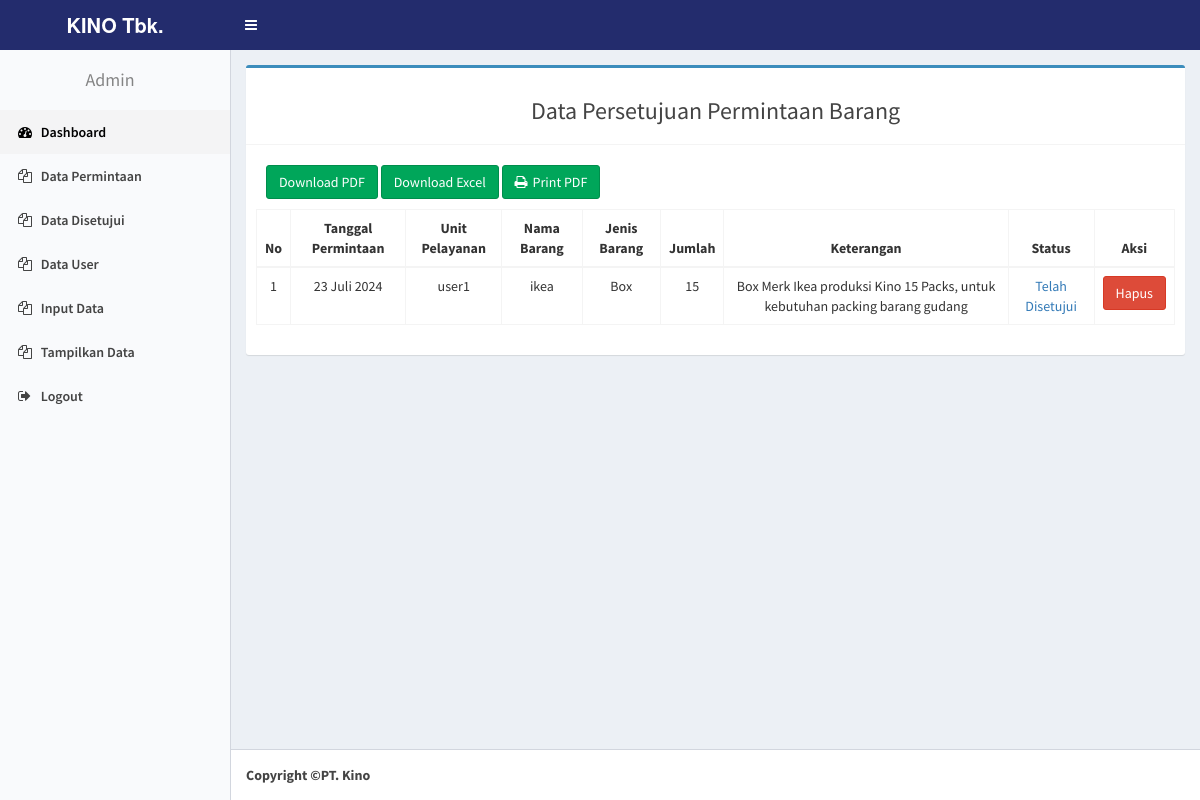
Page /admin_gudang/index.php?p=disetujui on the committed database.
### tables this page shows
CREATE TABLE `permintaan` (
  `id_permintaan` int(100) NOT NULL,
  `unit` varchar(20) NOT NULL,
  `kode_brg` varchar(20) NOT NULL,
  `jumlah` int(11) NOT NULL,
  `tgl_permintaan` date NOT NULL,
  `status` int(11) NOT NULL,
  `nama_barang` varchar(50) NOT NULL,
  `jenis_barang` varchar(50) NOT NULL,
  `keterangan` text NOT NULL
);

### fungsi/fungsi.php (called while the page is built)
<?php
	function tanggal_indo($tanggal) {
		$bulan = array(1=>'Januari',
						  'Februari',
						  'Maret',
						  'April',
						  'Mei',
						  'Juni',
						  'Juli',
						  'Agustus',
						  'September',
						  'Oktober',
						  'November',
						  'Desember'
				);
		$split = explode('-', $tanggal);
		$tanggal_indo = $split[2] . ' ' . $bulan[(int)$split[1]] . ' ' . $split[0];
		return $tanggal_indo;
	}
?>

### admin_gudang/disetujui.php (the view, shortened to what this page needs)
<?php
    include "../fungsi/koneksi.php";
	include "../fungsi/fungsi.php";
    $query = mysqli_query($koneksi, "SELECT * FROM permintaan WHERE status=1 ORDER BY tgl_permintaan DESC ");
?>
<section class="content">
    <div class="row">
        <div class="col-sm-12">
             <div class="box box-primary">
                <div class="box-header with-border">
                    <h3 class="text-center">Data Persetujuan Permintaan Barang</h3>
                </div>
                <div class="box-body">
				<a href="downloadpdf.php" target="_blank" style="margin:10px 0px 10px 10px;" class="btn btn-success"> Download PDF</i></a>
				<a href="export_excel.php" target="_blank" style="margin:10px 0px 10px 0px;" class="btn btn-success"> Download Excel</i></a>
				<a href="cetak.php" target="_blank" style="margin:10px 0px 10px 0px;" class="btn btn-success"><i style="margin-right:5px;" class='fa fa-print'></i>Print PDF</a>
                    <div class="table-responsive">
                        <table class="table table-bordered table-hover text-center" id="datapesanan">
                            <thead  >
                                <tr>
                                    <th>No</th>
									<th>Tanggal Permintaan</th>
                                    <th>Unit Pelayanan</th>
                                    <th>Nama Barang</th>
									<th>Jenis Barang</th>
                                    <th>Jumlah</th>
                                    <th>Keterangan</th>
                                    <th>Status</th>
                                    <th>Aksi</th>
                                </tr>
                            </thead>
                            <tbody>
                                <tr>
                                    <?php
                                        $no =1 ;
                                        if (mysqli_num_rows($query)) {
                                            while($row=mysqli_fetch_assoc($query)):
                                     ?>
                                        <td> <?= $no; ?> </td>
										<td> <?= tanggal_indo($row['tgl_permintaan']); ?> </td>
                                        <td> <?= $row['unit']; ?> </td>
                                        <td> <?= $row['nama_barang']; ?> </td>
										<td> <?= $row['jenis_barang']; ?> </td>
                                        <td> <?= $row['jumlah']; ?> </td>
                                        <td> <?= $row['keterangan']; ?> </td>
                                        <td > <?php
                                                if ($row['status'] == 0){
                                                    echo '<span class=text-warning>Belum Disetujui</span>';
                                                } elseif ($row['status'] == 1) {
                                                    echo '<span class=text-primary>Telah Disetujui</span>';
                                                } else {
                                                    echo '<span class=text-danger>Tidak Disetujui</span>';
                                                }
                                               ?>
                                         </td>
                                         <td>
                                            <a  href="?p=disetujui&aksi=hapus&id=<?= $row['id_permintaan']; ?>"><span data-placement='top' data-toggle='tooltip' title='Hapus'><button   class="btn btn-danger" onclick="return confirm('Yakin ingin menghapus ?')">Hapus</button></span></a>
                                         </td>
                            </tr>
                            <?php $no++; endwhile; }else {echo "<tr><td colspan=9>Belum ada permintaan disetujui</td></tr>" . mysqli_error($koneksi);} ?>
                            </tbody>
                        </table>
                    </div>
                </div>
            </div>
        </div>
    </div>
</section>

### admin_gudang/index.php (shortened to what this page needs)
<!DOCTYPE html>
<html>
<head>
  <link rel="stylesheet" href="../assets/bootstrap/css/bootstrap.min.css">
  <link href="../assets/bootstrap/css/custom.css" rel="stylesheet">
  <link rel="stylesheet" href="../assets/fa/css/font-awesome.min.css">
  <link rel="stylesheet" href="../assets/dist/css/AdminLTE.min.css">
  <link rel="stylesheet" href="../assets/dist/css/skins/_all-skins.min.css">
  <link rel="stylesheet" href="../assets/plugins/iCheck/flat/blue.css">
  <link rel="stylesheet" href="../assets/plugins/morris/morris.css">
  <link rel="stylesheet" href="../assets/plugins/jvectormap/jquery-jvectormap-1.2.2.css">
  <link rel="stylesheet" href="../assets/plugins/datepicker/datepicker3.css">
  <link rel="stylesheet" href="../assets/plugins/daterangepicker/daterangepicker.css">
  <link rel="stylesheet" href="../assets/plugins/bootstrap-wysihtml5/bootstrap3-wysihtml5.min.css">
  <link rel="stylesheet" href="../assets/plugins/datatables/dataTables.bootstrap.css">
</head>
<body class="hold-transition skin-red-light sidebar-mini">
<div class="wrapper">
  <header class="main-header">
     <div class="logo">
		<span class="logo-lg"><b>KINO Tbk.</b></span>
	</div>
    <nav class="navbar navbar-static-top" role="navigation">
    <a href="#" class="sidebar-toggle" data-toggle="offcanvas" role="button">
    </a>
  </nav>
</header>
  <aside class="main-sidebar">
    <section class="sidebar">
      <ul class="sidebar-menu">
        <li class="header"><h4 class="text-center">Admin</h4></li>
        <li class="active treeview">
          <a href="index.php">
            <i class="fa fa-dashboard"></i> <span>Dashboard</span>
          </a>
        </li>
		<li><a href="index.php?p=datapesanan"><i class="fa fa-files-o"></i> Data Permintaan</a></li>
    <li><a href="index.php?p=disetujui"><i class="fa fa-files-o"></i> Data Disetujui</a></li>
    <li><a href="index.php?p=user"><i class="fa fa-files-o"></i> Data User</a></li>
    <li><a href="index.php?p=formKaryawan"><i class="fa fa-files-o"></i> Input Data</a></li>
    <li><a href="index.php?p=tampilanKaryawan"><i class="fa fa-files-o"></i> Tampilkan Data</a></li>
		<li><a href="../logout.php"><i class="fa fa-sign-out"></i> <span>Logout</span></a></li>
      </ul>
    </section>
  </aside>
  <div class="content-wrapper">
      <?php
          include "page.php";
    ?>
  </div>
  <footer class="main-footer">
	<strong>Copyright &copy;PT. Kino</strong>
  </footer>
</body>
</html>

### admin_gudang/page.php
<?php
    $page = isset($_GET['p']) ? $_GET['p'] : "";
    if ($page == 'material') {
        include_once "material.php";
    } else if ($page=="") {
        include_once "main.php";
    } else if ($page=="datapesanan") {
        include_once "datapesanan.php";
    } else if ($page=="editpesan") {
        include_once "editpesan.php";
    } else if ($page=="tidaksetuju") {
        include_once "tidaksetuju.php";
    } else if ($page=="disetujui") {
        include_once "disetujui.php";
    } else if($page == "detil"){
        include_once "detilpesan.php";
    } else if($page == "user"){
        include_once "user.php";
    } else if ($page=="hapususer") {
        include_once "hapususer.php";
    } else if ($page=="edituser") {
        include_once "edituser.php";
    } else if ($page=="tambahuser") {
        include_once "tambahuser.php";
    } else if ($page=="hapuspersetujuan") {
        include_once "hapuspersetujuan.php";
    } else if ($page=="formKaryawan") {
        include_once "formKaryawan.php";
    } else if ($page=="tampilanKaryawan") {
        include_once "tampilanKaryawan.php";
    }
 ?>

### rows in the picture
permintaan: tgl_permintaan "23 Juli 2024", unit "user1", nama_barang "ikea", jenis_barang "Box", jumlah "15", keterangan "Box Merk Ikea produksi Kino 15 Packs, untuk kebutuhan packing barang gudang", status "Telah Disetujui"
